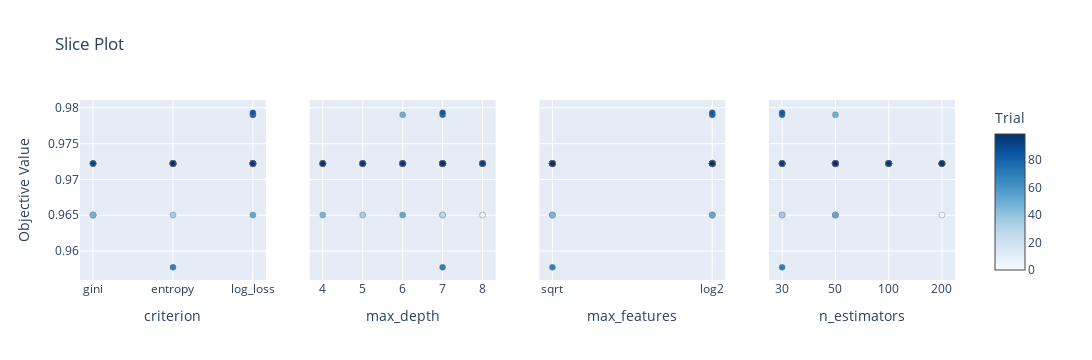

Source (notebook cell):
### Code cell
fig = optuna.visualization.plot_slice(study)
fig.show()

### Figure 1 — Plotly figure (JSON) as saved in the notebook; plotly's stock layout.template omitted (floating-point values rounded to 4 significant figures)
{"data": [{"marker": {"color": [0, 1, 2, 3, 4, 5, 6, 7, 8, 9, 10, 11, 12, 13, 14, 15, 16, 17, 18, 19, 20, 21, 22, 23, 24, 25, 26, 27, 28, 29, 30, 31, 32, 33, 34, 35, 36, 37, 38, 39, 40, 41, 42, 43, 44, 45, 46, 47, 48, 49, 50, 51, 52, 53, 54, 55, 56, 57, 58, 59, 60, 61, 62, 63, 64, 65, 66, 67, 68, 69, 70, 71, 72, 73, 74, 75, 76, 77, 78, 79, 80, 81, 82, 83, 84, 85, 86, 87, 88, 89, 90, 91, 92, 93, 94, 95, 96, 97, 98, 99], "colorbar": {"title": {"text": "Trial"}, "x": 1, "xpad": 40, "y": 0.5}, "colorscale": [[0, "rgb(247,251,255)"], [0.125, "rgb(222,235,247)"], [0.25, "rgb(198,219,239)"], [0.375, "rgb(158,202,225)"], [0.5, "rgb(107,174,214)"], [0.625, "rgb(66,146,198)"], [0.75, "rgb(33,113,181)"], [0.875, "rgb(8,81,156)"], [1, "rgb(8,48,107)"]], "line": {"color": "Grey", "width": 0.5}, "showscale": true}, "mode": "markers", "showlegend": false, "type": "scatter", "x": ["entropy", "log_loss", "gini", "entropy", "entropy", "gini", "entropy", "entropy", "entropy", "log_loss", "gini", "log_loss", "log_loss", "log_loss", "log_loss", "entropy", "log_loss", "entropy", "log_loss", "gini", "log_loss", "entropy", "entropy", "entropy", "entropy", "entropy", "entropy", "entropy", "gini", "log_loss", "gini", "entropy", "entropy", "entropy", "entropy", "entropy", "entropy", "gini", "entropy", "log_loss", "entropy", "entropy", "entropy", "entropy", "log_loss", "entropy", "log_loss", "gini", "entropy", "log_loss", "log_loss", "log_loss", "log_loss", "log_loss", "log_loss", "entropy", "log_loss", "entropy", "log_loss", "entropy", "gini", "entropy", "entropy", "entropy", "entropy", "entropy", "entropy", "log_loss", "entropy", "entropy", "gini", "entropy", "entropy", "entropy", "entropy", "entropy", "log_loss", "entropy", "entropy", "log_loss", "entropy", "log_loss", "log_loss", "log_loss", "log_loss", "log_loss", "log_loss", "log_loss", "log_loss", "log_loss", "log_loss", "log_loss", "gini", "entropy", "entropy", "log_loss", "entropy", "log_loss", "entropy", "entropy"], "xaxis": "x", "y": [0.9722, 0.9722, 0.965, 0.9722, 0.9722, 0.965, 0.9722, 0.9722, 0.9722, 0.9722, 0.9722, 0.9722, 0.9722, 0.9722, 0.9722, 0.9722, 0.9722, 0.9722, 0.9722, 0.9722, 0.9722, 0.9722, 0.9722, 0.9722, 0.9722, 0.9722, 0.9722, 0.9722, 0.965, 0.9722, 0.9722, 0.9722, 0.9722, 0.9722, 0.9722, 0.965, 0.9722, 0.9722, 0.9722, 0.9722, 0.9722, 0.9722, 0.9722, 0.9722, 0.9722, 0.9722, 0.9722, 0.965, 0.9722, 0.979, 0.9722, 0.9722, 0.965, 0.9722, 0.9722, 0.9722, 0.9722, 0.9722, 0.9722, 0.9722, 0.9722, 0.9722, 0.9722, 0.9722, 0.9722, 0.9722, 0.9722, 0.9722, 0.9722, 0.9577, 0.9722, 0.9722, 0.9722, 0.9722, 0.9722, 0.9722, 0.9722, 0.9722, 0.9722, 0.9722, 0.9722, 0.9722, 0.979, 0.9722, 0.9793, 0.9722, 0.9722, 0.9722, 0.9722, 0.9722, 0.9722, 0.9722, 0.9722, 0.9722, 0.9722, 0.9722, 0.9722, 0.9722, 0.9722, 0.9722], "yaxis": "y"}, {"marker": {"color": [0, 1, 2, 3, 4, 5, 6, 7, 8, 9, 10, 11, 12, 13, 14, 15, 16, 17, 18, 19, 20, 21, 22, 23, 24, 25, 26, 27, 28, 29, 30, 31, 32, 33, 34, 35, 36, 37, 38, 39, 40, 41, 42, 43, 44, 45, 46, 47, 48, 49, 50, 51, 52, 53, 54, 55, 56, 57, 58, 59, 60, 61, 62, 63, 64, 65, 66, 67, 68, 69, 70, 71, 72, 73, 74, 75, 76, 77, 78, 79, 80, 81, 82, 83, 84, 85, 86, 87, 88, 89, 90, 91, 92, 93, 94, 95, 96, 97, 98, 99], "colorbar": {"title": {"text": "Trial"}, "x": 1, "xpad": 40}, "colorscale": [[0, "rgb(247,251,255)"], [0.125, "rgb(222,235,247)"], [0.25, "rgb(198,219,239)"], [0.375, "rgb(158,202,225)"], [0.5, "rgb(107,174,214)"], [0.625, "rgb(66,146,198)"], [0.75, "rgb(33,113,181)"], [0.875, "rgb(8,81,156)"], [1, "rgb(8,48,107)"]], "line": {"color": "Grey", "width": 0.5}, "showscale": false}, "mode": "markers", "showlegend": false, "type": "scatter", "x": [4, 7, 7, 7, 5, 8, 8, 7, 5, 7, 4, 4, 6, 6, 5, 4, 6, 5, 8, 7, 6, 7, 7, 8, 6, 7, 6, 8, 7, 5, 4, 5, 4, 5, 4, 5, 8, 6, 7, 4, 7, 8, 8, 8, 7, 5, 6, 4, 7, 6, 6, 5, 6, 7, 6, 8, 5, 6, 7, 4, 8, 7, 7, 7, 7, 6, 5, 8, 6, 7, 5, 4, 5, 6, 4, 7, 5, 5, 4, 8, 7, 7, 7, 7, 7, 7, 7, 7, 8, 6, 7, 6, 7, 7, 8, 7, 6, 5, 4, 7], "xaxis": "x2", "y": [0.9722, 0.9722, 0.965, 0.9722, 0.9722, 0.965, 0.9722, 0.9722, 0.9722, 0.9722, 0.9722, 0.9722, 0.9722, 0.9722, 0.9722, 0.9722, 0.9722, 0.9722, 0.9722, 0.9722, 0.9722, 0.9722, 0.9722, 0.9722, 0.9722, 0.9722, 0.9722, 0.9722, 0.965, 0.9722, 0.9722, 0.9722, 0.9722, 0.9722, 0.9722, 0.965, 0.9722, 0.9722, 0.9722, 0.9722, 0.9722, 0.9722, 0.9722, 0.9722, 0.9722, 0.9722, 0.9722, 0.965, 0.9722, 0.979, 0.9722, 0.9722, 0.965, 0.9722, 0.9722, 0.9722, 0.9722, 0.9722, 0.9722, 0.9722, 0.9722, 0.9722, 0.9722, 0.9722, 0.9722, 0.9722, 0.9722, 0.9722, 0.9722, 0.9577, 0.9722, 0.9722, 0.9722, 0.9722, 0.9722, 0.9722, 0.9722, 0.9722, 0.9722, 0.9722, 0.9722, 0.9722, 0.979, 0.9722, 0.9793, 0.9722, 0.9722, 0.9722, 0.9722, 0.9722, 0.9722, 0.9722, 0.9722, 0.9722, 0.9722, 0.9722, 0.9722, 0.9722, 0.9722, 0.9722], "yaxis": "y2"}, {"marker": {"color": [0, 1, 2, 3, 4, 5, 6, 7, 8, 9, 10, 11, 12, 13, 14, 15, 16, 17, 18, 19, 20, 21, 22, 23, 24, 25, 26, 27, 28, 29, 30, 31, 32, 33, 34, 35, 36, 37, 38, 39, 40, 41, 42, 43, 44, 45, 46, 47, 48, 49, 50, 51, 52, 53, 54, 55, 56, 57, 58, 59, 60, 61, 62, 63, 64, 65, 66, 67, 68, 69, 70, 71, 72, 73, 74, 75, 76, 77, 78, 79, 80, 81, 82, 83, 84, 85, 86, 87, 88, 89, 90, 91, 92, 93, 94, 95, 96, 97, 98, 99], "colorbar": {"title": {"text": "Trial"}, "x": 1, "xpad": 40}, "colorscale": [[0, "rgb(247,251,255)"], [0.125, "rgb(222,235,247)"], [0.25, "rgb(198,219,239)"], [0.375, "rgb(158,202,225)"], [0.5, "rgb(107,174,214)"], [0.625, "rgb(66,146,198)"], [0.75, "rgb(33,113,181)"], [0.875, "rgb(8,81,156)"], [1, "rgb(8,48,107)"]], "line": {"color": "Grey", "width": 0.5}, "showscale": false}, "mode": "markers", "showlegend": false, "type": "scatter", "x": ["sqrt", "sqrt", "sqrt", "log2", "log2", "sqrt", "sqrt", "log2", "sqrt", "log2", "sqrt", "sqrt", "sqrt", "sqrt", "sqrt", "sqrt", "sqrt", "sqrt", "log2", "sqrt", "sqrt", "log2", "log2", "log2", "log2", "log2", "log2", "sqrt", "log2", "sqrt", "sqrt", "log2", "log2", "log2", "log2", "log2", "sqrt", "log2", "sqrt", "log2", "sqrt", "sqrt", "sqrt", "sqrt", "sqrt", "sqrt", "sqrt", "sqrt", "sqrt", "log2", "log2", "log2", "log2", "log2", "log2", "sqrt", "log2", "sqrt", "log2", "sqrt", "log2", "log2", "log2", "log2", "log2", "log2", "sqrt", "log2", "log2", "sqrt", "log2", "sqrt", "sqrt", "sqrt", "sqrt", "sqrt", "sqrt", "log2", "sqrt", "sqrt", "log2", "log2", "log2", "log2", "log2", "log2", "log2", "log2", "log2", "log2", "log2", "log2", "sqrt", "log2", "sqrt", "log2", "log2", "sqrt", "log2", "sqrt"], "xaxis": "x3", "y": [0.9722, 0.9722, 0.965, 0.9722, 0.9722, 0.965, 0.9722, 0.9722, 0.9722, 0.9722, 0.9722, 0.9722, 0.9722, 0.9722, 0.9722, 0.9722, 0.9722, 0.9722, 0.9722, 0.9722, 0.9722, 0.9722, 0.9722, 0.9722, 0.9722, 0.9722, 0.9722, 0.9722, 0.965, 0.9722, 0.9722, 0.9722, 0.9722, 0.9722, 0.9722, 0.965, 0.9722, 0.9722, 0.9722, 0.9722, 0.9722, 0.9722, 0.9722, 0.9722, 0.9722, 0.9722, 0.9722, 0.965, 0.9722, 0.979, 0.9722, 0.9722, 0.965, 0.9722, 0.9722, 0.9722, 0.9722, 0.9722, 0.9722, 0.9722, 0.9722, 0.9722, 0.9722, 0.9722, 0.9722, 0.9722, 0.9722, 0.9722, 0.9722, 0.9577, 0.9722, 0.9722, 0.9722, 0.9722, 0.9722, 0.9722, 0.9722, 0.9722, 0.9722, 0.9722, 0.9722, 0.9722, 0.979, 0.9722, 0.9793, 0.9722, 0.9722, 0.9722, 0.9722, 0.9722, 0.9722, 0.9722, 0.9722, 0.9722, 0.9722, 0.9722, 0.9722, 0.9722, 0.9722, 0.9722], "yaxis": "y3"}, {"marker": {"color": [0, 1, 2, 3, 4, 5, 6, 7, 8, 9, 10, 11, 12, 13, 14, 15, 16, 17, 18, 19, 20, 21, 22, 23, 24, 25, 26, 27, 28, 29, 30, 31, 32, 33, 34, 35, 36, 37, 38, 39, 40, 41, 42, 43, 44, 45, 46, 47, 48, 49, 50, 51, 52, 53, 54, 55, 56, 57, 58, 59, 60, 61, 62, 63, 64, 65, 66, 67, 68, 69, 70, 71, 72, 73, 74, 75, 76, 77, 78, 79, 80, 81, 82, 83, 84, 85, 86, 87, 88, 89, 90, 91, 92, 93, 94, 95, 96, 97, 98, 99], "colorbar": {"title": {"text": "Trial"}, "x": 1, "xpad": 40}, "colorscale": [[0, "rgb(247,251,255)"], [0.125, "rgb(222,235,247)"], [0.25, "rgb(198,219,239)"], [0.375, "rgb(158,202,225)"], [0.5, "rgb(107,174,214)"], [0.625, "rgb(66,146,198)"], [0.75, "rgb(33,113,181)"], [0.875, "rgb(8,81,156)"], [1, "rgb(8,48,107)"]], "line": {"color": "Grey", "width": 0.5}, "showscale": false}, "mode": "markers", "showlegend": false, "type": "scatter", "x": [50, 50, 200, 100, 50, 30, 200, 100, 200, 30, 50, 50, 50, 50, 50, 50, 50, 30, 100, 50, 50, 100, 100, 100, 100, 100, 200, 30, 50, 200, 100, 50, 50, 50, 50, 30, 200, 50, 50, 100, 30, 200, 200, 200, 200, 50, 50, 50, 200, 50, 50, 50, 50, 50, 100, 50, 50, 100, 30, 50, 100, 100, 100, 100, 100, 50, 200, 50, 100, 30, 50, 200, 200, 200, 200, 200, 50, 100, 50, 200, 50, 30, 30, 30, 30, 30, 30, 30, 30, 30, 30, 50, 100, 200, 50, 30, 100, 50, 200, 50], "xaxis": "x4", "y": [0.9722, 0.9722, 0.965, 0.9722, 0.9722, 0.965, 0.9722, 0.9722, 0.9722, 0.9722, 0.9722, 0.9722, 0.9722, 0.9722, 0.9722, 0.9722, 0.9722, 0.9722, 0.9722, 0.9722, 0.9722, 0.9722, 0.9722, 0.9722, 0.9722, 0.9722, 0.9722, 0.9722, 0.965, 0.9722, 0.9722, 0.9722, 0.9722, 0.9722, 0.9722, 0.965, 0.9722, 0.9722, 0.9722, 0.9722, 0.9722, 0.9722, 0.9722, 0.9722, 0.9722, 0.9722, 0.9722, 0.965, 0.9722, 0.979, 0.9722, 0.9722, 0.965, 0.9722, 0.9722, 0.9722, 0.9722, 0.9722, 0.9722, 0.9722, 0.9722, 0.9722, 0.9722, 0.9722, 0.9722, 0.9722, 0.9722, 0.9722, 0.9722, 0.9577, 0.9722, 0.9722, 0.9722, 0.9722, 0.9722, 0.9722, 0.9722, 0.9722, 0.9722, 0.9722, 0.9722, 0.9722, 0.979, 0.9722, 0.9793, 0.9722, 0.9722, 0.9722, 0.9722, 0.9722, 0.9722, 0.9722, 0.9722, 0.9722, 0.9722, 0.9722, 0.9722, 0.9722, 0.9722, 0.9722], "yaxis": "y4"}], "layout": {"height": 360, "title": {"text": "Slice Plot"}, "width": 1200, "xaxis": {"anchor": "y", "autorange": true, "categoryarray": ["gini", "entropy", "log_loss"], "categoryorder": "array", "domain": [0, 0.2125], "range": [-0.1573, 2.157], "title": {"text": "criterion"}, "type": "category"}, "xaxis2": {"anchor": "y2", "autorange": true, "domain": [0.2625, 0.475], "range": [3.685, 8.315], "title": {"text": "max_depth"}, "type": "linear"}, "xaxis3": {"anchor": "y3", "autorange": true, "categoryarray": ["sqrt", "log2"], "categoryorder": "array", "domain": [0.525, 0.7375], "range": [-0.07866, 1.079], "title": {"text": "max_features"}, "type": "category"}, "xaxis4": {"anchor": "y4", "autorange": true, "categoryarray": [30, 50, 100, 200], "categoryorder": "array", "domain": [0.7875, 1], "range": [-0.236, 3.236], "title": {"text": "n_estimators"}, "type": "category"}, "yaxis": {"anchor": "x", "autorange": true, "domain": [0, 1], "range": [0.956, 0.9811], "title": {"text": "Objective Value"}, "type": "linear"}, "yaxis2": {"anchor": "x2", "autorange": true, "domain": [0, 1], "matches": "y", "range": [0.956, 0.9811], "showticklabels": false, "type": "linear"}, "yaxis3": {"anchor": "x3", "autorange": true, "domain": [0, 1], "matches": "y", "range": [0.956, 0.9811], "showticklabels": false, "type": "linear"}, "yaxis4": {"anchor": "x4", "autorange": true, "domain": [0, 1], "matches": "y", "range": [0.956, 0.9811], "showticklabels": false, "type": "linear"}}}
